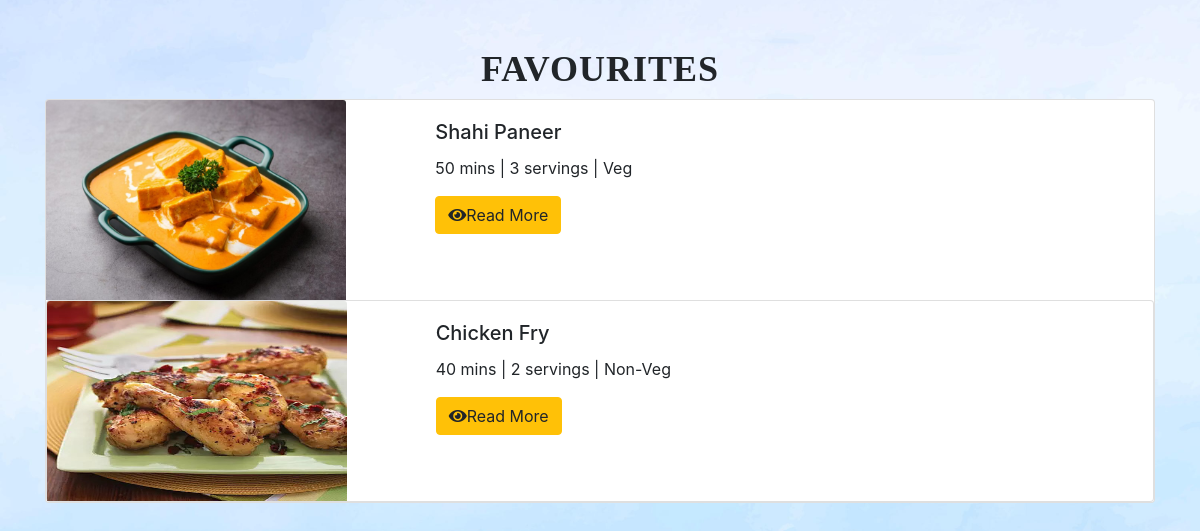
Screenshot of /favourites (signed in) with the database file from the repository.
### recipe_app/models.py (models this page shows, shortened)
class SavedRecipe(models.Model):
    user = models.ForeignKey(registration, on_delete=models.CASCADE)
    recipe = models.ForeignKey(Recipe, on_delete=models.CASCADE)

class Recipe(models.Model):
    recipe_name = models.CharField(max_length=255)
    recipe_image = models.ImageField(upload_to='recipes/',default='food.png')
    prep_time = models.PositiveIntegerField(default='NIL')
    serves = models.PositiveIntegerField(default=0)
    type = models.CharField(max_length=7, choices=(('Veg', 'Veg'), ('Non-Veg', 'Non-Veg')))
    ingredient=models.TextField(default='NIL')
    description = models.TextField(default='NIL')
    publish = models.ForeignKey(registration, on_delete=models.CASCADE)
    def __str__(self):
        return self.recipe_name

### recipe_app/views.py (the view)
# urls.py: path('favourites', views.favourites, name='favourites'),
def favourites(request):
    user_id = request.session['user_name']
    user = registration.objects.get(email=user_id)
    fav = SavedRecipe.objects.filter(user=user)
    for i in fav:
        name=i.recipe
        print(name)
    context = {'fa': fav}
    return render(request, 'favourites.html', context)

### recipe_app/templates/favourites.html (shortened to what this page needs)
<!DOCTYPE html>
{% load static %}
<html>
<head>
  <link rel="stylesheet" href="https://maxcdn.bootstrapcdn.com/bootstrap/4.5.2/css/bootstrap.min.css">
  <link rel="stylesheet" href="https://cdnjs.cloudflare.com/ajax/libs/font-awesome/5.15.3/css/all.min.css">
  <link rel="stylesheet" href="static/style/css/edit.css">
</head>
<body>
  <div class="container mt-5">
    <h2>Favourites</h2>
    <div class="row">
      <div class="col-md-12 mb-4">
        {% for f in fa %}
        <div class="card">
          <div class="row no-gutters">
            <div class="col-md-4">
              <img src="{{ f.recipe.recipe_image.url }}" class="card-img-top" alt="{{ recipe.recipe_name }}"style="width: 300px; height: 200px;">
            </div>
            <div class="col-md-8">
              <div class="card-body">
                <h5 class="card-title">{{ f.recipe.recipe_name }}</h5>
                <p class="card-text">{{ f.recipe.prep_time }} mins | {{ f.recipe.serves }} servings | {{ f.recipe.type }}</p>
                <div class="d-flex justify-content-between">
                <a href="#" class="btn btn-warning read-more-btn" data-recipe-id="{{ recipe.id }}"><i class="fas fa-eye"></i>Read More</a>
                </div>
              </div>
            </div>
          </div>
          {% endfor %}
        </div>
      </div>
    </body>
    </html>

### recipe_app/static/style/css/edit.css (style rules this page uses)
body { background-image: url('../images/blue_bg.jpg'); background-size: cover; background-position: center; }
h2 { font-family: 'Dancing Script', cursive; font-size: 36px; font-weight: 700; letter-spacing: 1px; text-transform: uppercase; text-align: center; }

### rows the page displays
SavedRecipe: recipe.recipe_image (picture), recipe.recipe_name "Shahi Paneer", recipe.prep_time "50", recipe.serves "3", recipe.type "Veg"
SavedRecipe: recipe.recipe_image (picture), recipe.recipe_name "Chicken Fry", recipe.prep_time "40", recipe.serves "2", recipe.type "Non-Veg"
